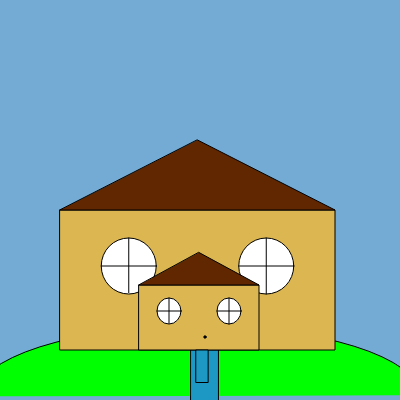
Frame 1 (no input)
Frame 60 (no input): identical to frame 1, image omitted
Frame 120 (the mouse pressed at the canvas centre since frame 60): identical to frame 1, image omitted

The p5.js sketch that drew this single still picture (run headless with seeded random() and noise() and a simulated clock; from frame 60 on, the mouse is pressed at the canvas centre):

// p5.js sketch
// ── sketch.js
function setup() {
  createCanvas(400, 400);
}

function draw() {
  var xPos = 60;
var yPos = 210;
var houseLength = 275;
var houseHeight = 140;

// background
background(116, 171, 212);

// field
fill(0, 255, 0);
arc(198, 396, 445, 140, 3.14, 6.28);

// house
fill(219, 182, 81);
rect(xPos, yPos, houseLength, houseHeight);

// roof
fill(97, 39, 0);
triangle(xPos, yPos, xPos+houseLength*1.0, yPos, xPos+houseLength*0.5, yPos-houseHeight*0.5);

// frontDoor
fill(29, 152, 196);
rect(xPos+houseLength/2.1, yPos+houseHeight*1.0, houseLength*0.10, houseHeight*-0.50);
fill(0, 0, 0);
ellipse(xPos+houseLength*0.55, yPos+houseHeight*0.80, houseLength*0.02, houseLength*0.02);

// windows
fill(255, 255, 255);
ellipse(xPos+houseLength*0.25, yPos+houseHeight*0.40, houseLength*0.20, houseHeight*0.40);
ellipse(xPos+houseLength*0.75, yPos+houseHeight*0.40, houseLength*0.20, houseHeight*0.40);
line(xPos+houseLength*0.25, yPos+houseHeight*0.20, xPos+houseLength*0.25, yPos+houseHeight*0.59);
line(xPos+houseLength*0.15, yPos+houseHeight*0.40, xPos+houseLength*0.35, yPos+houseHeight*0.40);
line(xPos+houseLength*0.65, yPos+houseHeight*0.40, xPos+houseLength*0.85, yPos+houseHeight*0.40);
line(xPos+houseLength*0.75, yPos+houseHeight*0.2, xPos+houseLength*0.75, yPos+houseHeight*0.6);

var xPos = 139;
var yPos = 285;
var houseLength = 120;
var houseHeight = 65;


// house
fill(219, 182, 81);
rect(xPos, yPos, houseLength, houseHeight);

// roof
fill(97, 39, 0);
triangle(xPos, yPos, xPos+houseLength*1.0, yPos, xPos+houseLength*0.5, yPos-houseHeight*0.5);

// frontDoor
fill(29, 152, 196);
rect(xPos+houseLength/2.1, yPos+houseHeight*1.0, houseLength*0.10, houseHeight*-0.50);
fill(0, 0, 0);
ellipse(xPos+houseLength*0.55, yPos+houseHeight*0.80, houseLength*0.02, houseLength*0.02);

// windows
fill(255, 255, 255);
ellipse(xPos+houseLength*0.25, yPos+houseHeight*0.40, houseLength*0.20, houseHeight*0.40);
ellipse(xPos+houseLength*0.75, yPos+houseHeight*0.40, houseLength*0.20, houseHeight*0.40);
line(xPos+houseLength*0.25, yPos+houseHeight*0.20, xPos+houseLength*0.25, yPos+houseHeight*0.59);
line(xPos+houseLength*0.15, yPos+houseHeight*0.40, xPos+houseLength*0.35, yPos+houseHeight*0.40);
line(xPos+houseLength*0.65, yPos+houseHeight*0.40, xPos+houseLength*0.85, yPos+houseHeight*0.40);
line(xPos+houseLength*0.75, yPos+houseHeight*0.2, xPos+houseLength*0.75, yPos+houseHeight*0.6);
}
